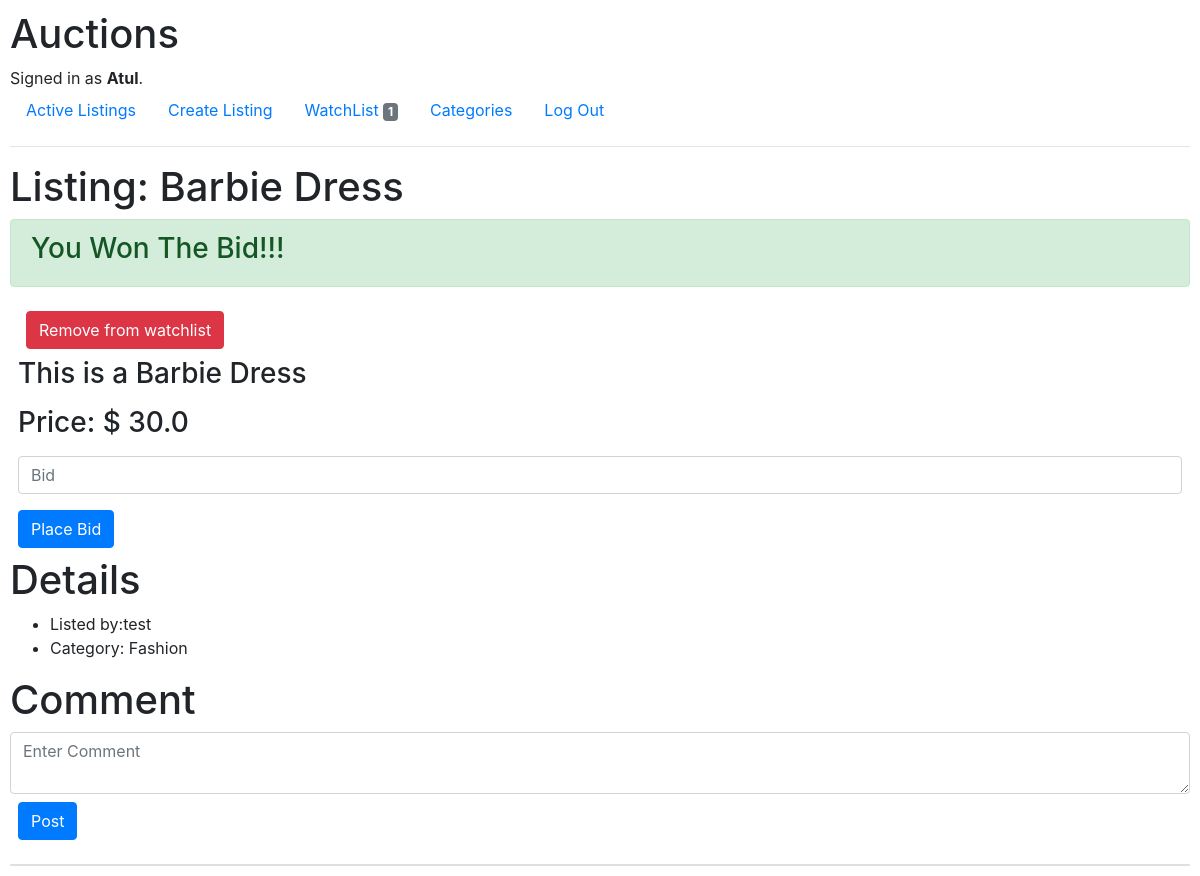
The page /listings/5 (signed in) on the database its author committed.
### auctions/models.py (models this page shows, shortened)
class User(AbstractUser):
    pass

class WatchList(models.Model):
    watchList=models.ManyToManyField(AuctionListings,blank=True,related_name="auctionwatchers")
    createdby=models.ForeignKey(User,on_delete=models.CASCADE,related_name="watchers")

class AuctionListings(models.Model):
    title=models.CharField(max_length=50)
    desc=models.TextField()
    active=models.BooleanField(default=True)
    price=models.FloatField()
    date=models.DateTimeField(auto_now_add=True)
    upload=models.FileField(upload_to="images/",null=True,blank=True)
    category=models.ForeignKey(Category,blank=True,null=True,on_delete=models.CASCADE,related_name="auction_categories")
    createdby=models.ForeignKey(User,on_delete=models.CASCADE)

class Bid(models.Model):
    bid_item=models.ForeignKey(AuctionListings,on_delete=models.CASCADE,related_name="auction_bid")
    bidprice=models.FloatField()
    createdby=models.ForeignKey(User,on_delete=models.CASCADE)

class Category(models.Model):
    categoryvalue=models.CharField(max_length=20,blank=True)
    def __str__(self):
        return self.categoryvalue

### auctions/views.py (the view)
# urls.py: path("listings/<int:id>",views.listings,name="listings"),
@login_required(login_url='login')
def listings(request,id):
    data=AuctionListings.objects.get(id=id)
    comment=data.auctioncomments.order_by('-date')
    watchList=data.auctionwatchers.filter(createdby=request.user).first()
    message=None
    if request.method=="POST":
        bidprice=float(request.POST['bidprice'])
        message=bid(data,bidprice,request.user)
    return render(request,'auctions/listings.html',{
        'listing':data,
        'item':data.auction_bid.first(),
        'watchList':watchList,
        'comments':comment,
        'message':message
    })

### auctions/templates/auctions/listings.html (shortened to what this page needs)
{% extends 'auctions/layout.html' %}
{% block body%}
<h1>Listing: {{listing.title}}</h1>
{%if not listing.active and item.createdby == request.user %}
<div class="alert alert-success" role="alert">
    <h3>You Won The Bid!!!</h3>
  </div>
{%endif%}
<div class="m-2">
    <div class="btn-group btn-group-toggle" data-toggle="buttons">
<form action={% url 'watch' listing.id%} method="post">
{%if watchList%}
    <button type="submit" class="btn btn-danger m-2" name="watchlist">Remove from watchlist</button>
{%else%}
    <input type="hidden" name="add" value="add"/>
    <button type="submit" class="btn btn-secondary m-2" name="watchlist">Add to watchlist</button>
{%endif%}
</form>
</div>
      <div class="form-group">
        <h3>{{listing.desc}}</h3>
    </div>
    <div class="form-group">
        <h3>Price: $
        {% if item and item.bidprice > listing.price%}
            {{item.bidprice}}
        {%else%}
        {{listing.price}}
        {%endif%}
    </h3>
    </div>
    <form action={% url 'listings' listing.id %} method="post" >
    <div class="form-group">
        <input autofocus class="form-control" type="text" name="bidprice" placeholder="Bid">
    </div>
    <input class="btn btn-primary" type="submit" value="Place Bid">
    </form>
</div>
    <h1>Details</h1>
    <ul>
        <li>Listed by:{{listing.createdby}}</li>
        <li>Category:
            {%if listing.category%}
               {{listing.category}}
            {% else%}
            No Category Listed
            {% endif %}
        </li>
    </ul>
<div>
<h1>Comment</h1>
<form action={% url 'comment' listing.id%} method="post">
    <div class="form-group">
        <textarea class="form-control" type="text" name="comment" placeholder="Enter Comment" rows="2"></textarea>
        <input class="btn btn-primary m-2" type="submit" value="Post">
    </div>
</form>
<div class="card" >
  </div>
</div>
{% endblock %}

### auctions/templates/auctions/layout.html (shortened to what this page needs)
{% load static %}
<!DOCTYPE html>
<html lang="en">
    <head>
        <link rel="stylesheet" href="https://stackpath.bootstrapcdn.com/bootstrap/4.4.1/css/bootstrap.min.css">
        <link href="{% static 'auctions/styles.css' %}" rel="stylesheet">
    </head>
    <body>
        <h1>Auctions</h1>
        <div>
            {% if user.is_authenticated %}
                Signed in as <strong>{{ user.username }}</strong>.
            {% else %}
                Not signed in.
            {% endif %}
        </div>
        <ul class="nav">
            <li class="nav-item">
                <a class="nav-link" href="{% url 'index' %}">Active Listings</a>
            </li>
            {% if user.is_authenticated %}
            <li class="nav-item">
                <a class="nav-link" href="{% url 'create' %}">Create Listing</a>
            </li>
            <li class="nav-item">
                <a class="nav-link" href="{% url 'watchlist'%}">WatchList <span class="badge badge-secondary">{{user.watchers.get.watchList.count}}</span></a>
            </li>
            <li class="nav-item">
                <a class="nav-link" href="{% url 'categories' %}">Categories</a>
            </li>
             <li class="nav-item">
                <a class="nav-link" href="{% url 'logout' %}">Log Out</a>
            </li>
            {% endif %}
        </ul>
        <hr>
        {% block body %}
        {% endblock %}
    </body>
</html>

### auctions/static/auctions/styles.css (style rules this page uses)
body { padding: 10px; }

### rows shown on the page
User: username "Atul", watchers.get.watchList.count "1"
AuctionListings: title "Barbie Dress", desc "This is a Barbie Dress", createdby "test", category "Fashion"
Bid: bidprice "30.0"
